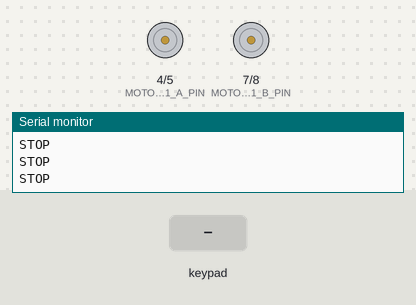
Recording of a program running on a simulated Arduino Uno, built with avr-gcc and run on an emulated ATmega328P. Shown: motor-driver pin pairs drawn as motors (green arrow = first pin HIGH = forward, orange = second pin HIGH = backward, longer = more drive, scaled by the enable pin), the last lines printed to the serial monitor. The inputs (shaded band) are chosen by the test bench.

Above: at 1.2 s.
1.3 s: key 'U' pressed
At 1.55 s:
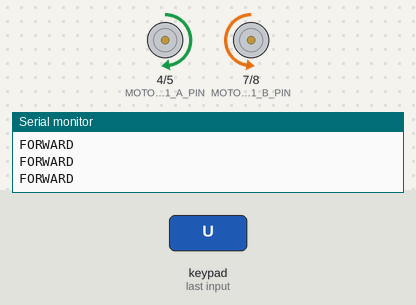
3.2 s: key 'D' pressed
At 3.41 s:
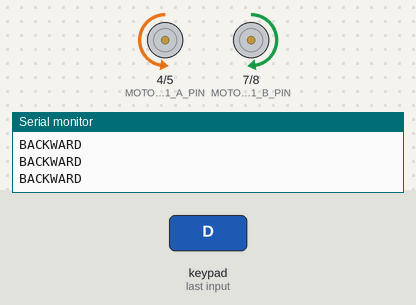
5.1 s: key 'L' pressed
At 5.33 s:
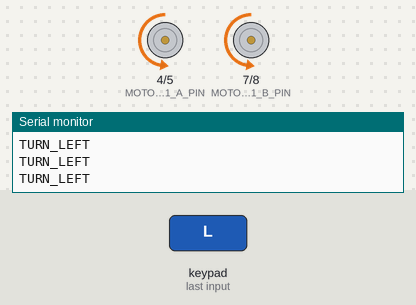
7.0 s: key 'R' pressed
At 7.2 s:
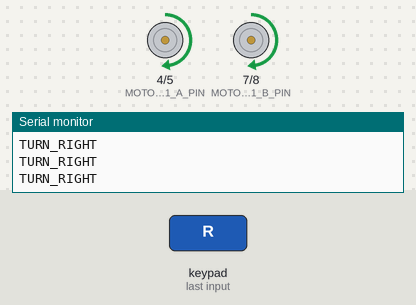
Timing chart, 0 to 9.9 s (numbered marks = the images above; inputs shaded):
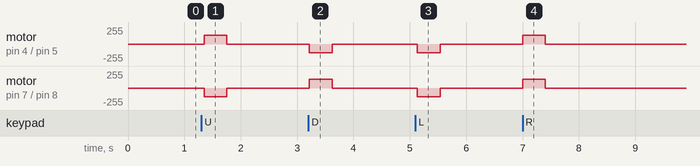

The program:

main.cpp
```cpp
#include <Arduino.h>
#include <ps2x_control.h>
#include <motor_control.h>

void (*resetFunc)(void) = 0;

void setup() {
    Serial.begin(9600);
    MotorControl::init();
    PS2xControl::init();
}

void loop() {
    if (error == 1) {
        resetFunc();
    }
    PS2xControl::controller();
}
```

motor_control.h
```cpp
#ifndef MOTOR_CONTROL_H
#define MOTOR_CONTROL_H

#define MOTOR_EN_A_PIN 3
#define MOTOR_IN1_A_PIN 4
#define MOTOR_IN2_A_PIN 5
#define MOTOR_EN_B_PIN 6
#define MOTOR_IN1_B_PIN 7
#define MOTOR_IN2_B_PIN 8

/* 定义五种运动状态 */
enum class CarCommand {
    STOP,
    FORWARD,
    BACKWARD,
    TURN_LEFT,
    TURN_RIGHT
};

constexpr int maxSpeed = 255; // 定义最大速度
constexpr int minSpeed = 0; // 定义最小速度
constexpr int speedStep = 10; // 定义速度步长

class MotorControl {
public:
    static void init();

    void move(CarCommand cmd) const;

    void adjust_speed(int adjustment);

    static void motor_speed(int speed);

private:
    static void motor_pins(int in1_A, int in2_A, int in1_B, int in2_B);

    int carSpeed = 128; // 默认速度为 128，可动态调整
};

#endif //MOTOR_CONTROL_H
```

ps2x_control.h
```cpp
#ifndef PS2X_CONTROL_H
#define PS2X_CONTROL_H

#define PS2_DAT_PIN A4
#define PS2_CMD_PIN A3
#define PS2_SEL_PIN A5
#define PS2_CLK_PIN A2

#define pressures true
#define rumble true

extern int error;
extern int type;
extern int vibrate;

class PS2xControl {
public:
    static void init();

    static void controller();

    static void move_car();

    static void left_rocker();

    static void right_rocker();
};

#endif //PS2X_CONTROL_H
```

motor_control.cpp
```cpp
#include <Arduino.h>
#include "motor_control.h"

/* 电机引脚初始化 */
void MotorControl::init() {
    pinMode(MOTOR_EN_A_PIN, OUTPUT);
    pinMode(MOTOR_IN1_A_PIN, OUTPUT);
    pinMode(MOTOR_IN2_A_PIN, OUTPUT);

    pinMode(MOTOR_EN_B_PIN, OUTPUT);
    pinMode(MOTOR_IN1_B_PIN, OUTPUT);
    pinMode(MOTOR_IN2_B_PIN, OUTPUT);

    // 停止电机，确保所有引脚初始为 LOW
    motor_pins(LOW, LOW, LOW, LOW);
}

/* 设置电机引脚状态 */
void MotorControl::motor_pins(const int in1_A, const int in2_A, const int in1_B, const int in2_B) {
    digitalWrite(MOTOR_IN1_A_PIN, in1_A);
    digitalWrite(MOTOR_IN2_A_PIN, in2_A);
    digitalWrite(MOTOR_IN1_B_PIN, in1_B);
    digitalWrite(MOTOR_IN2_B_PIN, in2_B);
}

/* 电机控制 */
void MotorControl::move(const CarCommand cmd) const {
    switch (cmd) {
        case CarCommand::FORWARD:
            motor_pins(HIGH, LOW, LOW, HIGH);
            Serial.println("FORWARD");
            break;
        case CarCommand::BACKWARD:
            motor_pins(LOW, HIGH, HIGH, LOW);
            Serial.println("BACKWARD");
            break;
        case CarCommand::TURN_LEFT:
            motor_pins(LOW, HIGH, LOW, HIGH);
            Serial.println("TURN_LEFT");
            break;
        case CarCommand::TURN_RIGHT:
            motor_pins(HIGH, LOW, HIGH, LOW);
            Serial.println("TURN_RIGHT");
            break;
        default:
            motor_pins(LOW, LOW, LOW, LOW);
            Serial.println("STOP");
    }
    motor_speed(carSpeed);
}

void MotorControl::motor_speed(const int speed) {
    analogWrite(MOTOR_EN_A_PIN, speed);
    analogWrite(MOTOR_EN_B_PIN, speed);
}

/* 调整速度 */
void MotorControl::adjust_speed(const int adjustment) {
    carSpeed += adjustment;
    if (carSpeed > maxSpeed) carSpeed = maxSpeed;
    if (carSpeed < minSpeed) carSpeed = minSpeed;
    Serial.print("Adjusted carSpeed: ");
    Serial.println(carSpeed);
}
```

ps2x_control.cpp
```cpp
#include "ps2x_control.h"
#include <PS2x_lib.h>
#include "motor_control.h"

int error = 0;
int type = 0;
int vibrate = 0;

PS2X ps2x;
MotorControl motor_control;

/* ps手柄引脚初始化 */
void PS2xControl::init() {
    error = ps2x.config_gamepad(PS2_CLK_PIN, PS2_CMD_PIN, PS2_SEL_PIN, PS2_DAT_PIN, pressures, rumble);
    if (error == 0) {
        Serial.print("Found Controller, configured successful ");
        Serial.print("pressures = ");
        if (pressures) {
            Serial.println("true ");
        } else {
            Serial.println("false");
            Serial.print("rumble = ");
        }
        if (rumble) {
            Serial.println("true)");
        } else {
            Serial.println("false");
            Serial.println("Try out all the buttons, X will vibrate the controller, faster as you press harder;");
            Serial.println("holding L1 or R1 will print out the analog stick values.");
            Serial.println("Note: Go to www.billporter.info for updates and to report bugs.");
        }
    } else if (error == 1) {
        Serial.println(
            "No controller found, check wiring, see readme.txt to enable debug. visit www.billporter.info for troubleshooting tips");
    } else if (error == 2) {
        Serial.println(
            "Controller found but not accepting commands. see readme.txt to enable debug. Visit www.billporter.info for troubleshooting tips");
    } else if (error == 3) {
        Serial.println("Controller refusing to enter Pressures mode, may not support it. ");
    }
    type = ps2x.readType();
    if (type == 1) {
        Serial.println("DualShock Controller found.");
    } else if (type == 3) {
        Serial.println("Wireless Sony DualShock Controller found.");
    } else {
        Serial.println("Unknown controller type.");
    }
}


/* PS2控制器主逻辑 */
void PS2xControl::controller() {
    if (type == 2) {
        Serial.println("Guitar Hero Controller");
    } else {
        ps2x.read_gamepad(false, vibrate);
        /* 优先使用按钮控制小车移动 */
        if (ps2x.Button(PSB_PAD_UP) || ps2x.Button(PSB_PAD_DOWN) || ps2x.Button(PSB_PAD_LEFT) || ps2x.Button(
                PSB_PAD_RIGHT)) {
            move_car(); /* 按钮控制 */
        } else {
            left_rocker(); /* 左摇杆控制 */
        }

        /* L2和R2调整速度 */
        if (ps2x.Button(PSB_L2)) {
            motor_control.adjust_speed(speedStep);
        } else if (ps2x.Button(PSB_R2)) {
            motor_control.adjust_speed(-speedStep);
        }
        /* 调用震动功能，力度由X按键模拟量控制 */
        vibrate = ps2x.Analog(PSAB_CROSS);
    }
    delay(50); /* 稍作延迟，防止过多指令发送 */
}

/* 控制车移动 */
void PS2xControl::move_car() {
    if (ps2x.Button(PSB_PAD_UP)) {
        motor_control.move(CarCommand::FORWARD);
    } else if (ps2x.Button(PSB_PAD_DOWN)) {
        motor_control.move(CarCommand::BACKWARD);
    } else if (ps2x.Button(PSB_PAD_LEFT)) {
        motor_control.move(CarCommand::TURN_LEFT);
    } else if (ps2x.Button(PSB_PAD_RIGHT)) {
        motor_control.move(CarCommand::TURN_RIGHT);
    } else {
        motor_control.move(CarCommand::STOP);
    }
}

/* 优化左摇杆控制：根据摇杆位置调整速度 */
void PS2xControl::left_rocker() {
    const int Y1 = ps2x.Analog(PSS_LY); /* 获取左摇杆Y轴 */
    const int X1 = ps2x.Analog(PSS_LX); /* 获取左摇杆X轴 */
    /* 根据摇杆的倾斜程度动态调整车速 */
    const int dynamicSpeed = static_cast<int>(
        map(abs(Y1 - 128), 0, 128, minSpeed, maxSpeed));
    if (Y1 < 5 && X1 > 80 && X1 < 180) {
        motor_control.move(CarCommand::FORWARD);
        MotorControl::motor_speed(dynamicSpeed);
    } else if (Y1 > 230 && X1 > 80 && X1 < 180) {
        motor_control.move(CarCommand::BACKWARD);
        MotorControl::motor_speed(dynamicSpeed);
    } else if (X1 < 5) {
        motor_control.move(CarCommand::TURN_LEFT);
        MotorControl::motor_speed(dynamicSpeed);
    } else if (X1 > 230) {
        motor_control.move(CarCommand::TURN_RIGHT);
        MotorControl::motor_speed(dynamicSpeed);
    } else {
        motor_control.move(CarCommand::STOP); /* 摇杆未操作时停止 */
    }
}

/* 右摇杆控制 (未实现复杂功能，可以根据需求扩展) */
void PS2xControl::right_rocker() {
    const int Y2 = ps2x.Analog(PSS_RY);
    const int X2 = ps2x.Analog(PSS_RX);
    if (Y2 < 5) {
        /* 上 */
        Serial.println("RightRocker stop");
    } else if (Y2 > 230) {
        /* 下 */
        Serial.println("RightRocker stop");
    } else if (X2 < 5) {
        /* 左 */
        Serial.println("RightRocker stop");
    } else if (X2 > 230) {
        /* 右 */
        Serial.println("RightRocker stop");
    } else {
        Serial.println("RightRocker stop");
    }
}
```

Measured:
- after the input at 1.3 s, motor on pin 4 (MOTOR_IN1_A_PIN) / pin 5 (MOTOR_IN2_A_PIN): stopped → forward 128/255 after 0.05 s, → stopped 0.40 s later; motor on pin 7 (MOTOR_IN1_B_PIN) / pin 8 (MOTOR_IN2_B_PIN): stopped → backward 128/255 after 0.05 s, → stopped 0.40 s later
- after the input at 3.2 s, motor on pin 4 (MOTOR_IN1_A_PIN) / pin 5 (MOTOR_IN2_A_PIN): stopped → backward 128/255 at once, → stopped 0.40 s later; motor on pin 7 (MOTOR_IN1_B_PIN) / pin 8 (MOTOR_IN2_B_PIN): stopped → forward 128/255 at once, → stopped 0.40 s later
- after the input at 5.1 s, motor on pin 4 (MOTOR_IN1_A_PIN) / pin 5 (MOTOR_IN2_A_PIN), motor on pin 7 (MOTOR_IN1_B_PIN) / pin 8 (MOTOR_IN2_B_PIN): stopped → backward 128/255 at once, → stopped 0.40 s later
- after the input at 7.0 s, motor on pin 4 (MOTOR_IN1_A_PIN) / pin 5 (MOTOR_IN2_A_PIN), motor on pin 7 (MOTOR_IN1_B_PIN) / pin 8 (MOTOR_IN2_B_PIN): stopped → forward 128/255 at once, → stopped 0.40 s later
